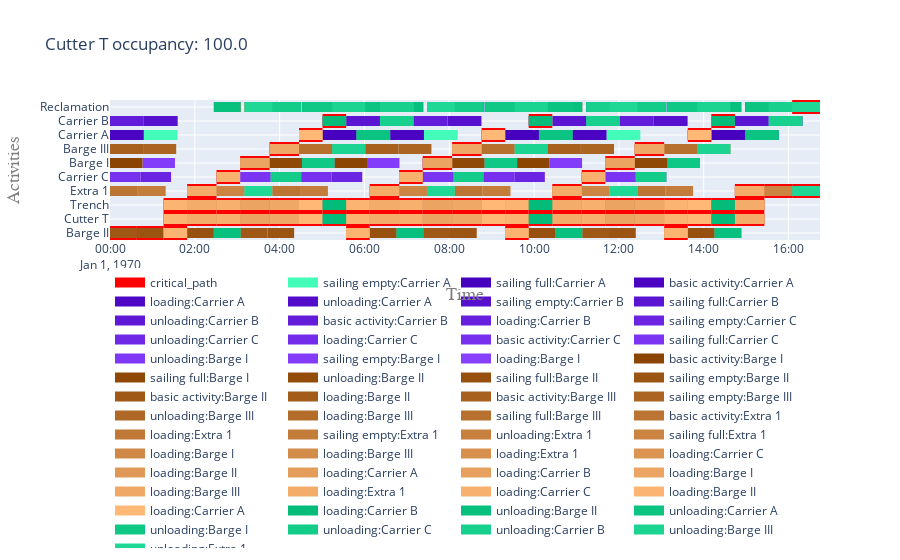

Source (notebook cell):
### Code cell
i = 6 # many barges: 100% cutter config
vessels = results[i]['vessels']
activities = results[i]['activities']
cutter = vessels[cutter_name]
to_site = results[i][to_site_name]
from_site = results[i][from_site_name]
  
my_objects = list(vessels.values()) + [from_site, to_site]
my_activities = list(activities.values())
my_log = CpLog(list_objects=my_objects, list_activities=my_activities)
# dependencies = my_log.get_dependencies_model_based()
dependencies = my_log.get_dependencies_log_based()
cp = my_log.mark_critical_activities(dependencies)
df = occupancy_analysis(vessels, cutter, activities,vessel_cost)
t = f'{cutter_name} occupancy: ' + str(df.loc[cutter_name]['occupancy [%]'])
fig = get_gantt_chart(concepts=my_objects, critical_path=cp, id_map=activities, title=t)
